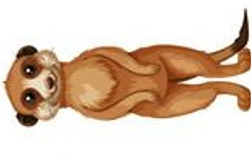
#> input picture HW2/Practical/Practical 2/Meerkat.jpg, 251 x 158 px
$ jupyter execute --allow-errors RANSAC.ipynb
#> lines starting #> are read from the running program, lines starting #| are printed output that depends on the picture
# RANSAC

## import library

[cell 1]
import random
import matplotlib.pyplot as plt

## Generate points

[cell 2]
# Set random seed for reproducibility
random.seed(42)

# Generate fixed set of points
points = []
# Inliers: roughly along the line y = 2x + 1 with some noise
for _ in range(30):
    x = random.uniform(0, 10)
    y = 2 * x + 1 + random.uniform(-1, 1)  # Small noise
    points.append((x, y))
# Outliers: random points
for _ in range(10):
    x = random.uniform(0, 10)
    y = random.uniform(0, 15)
    points.append((x, y))

# Convert to list of (x, y) tuples that won't change
points = [(x, y) for x, y in points]

## distance to line

[cell 3]
def distance_to_line(x0, y0, x1, y1, x2, y2):
    #TODO: Define a function to calculate the perpendicular distance from a point to a line
    # Hint: The line is defined by two points (x1, y1) and (x2, y2), and you need to find the distance to point (x0, y0)
    # Use the formula for the shortest distance from a point to a line; handle the case where the denominator might be zero
    num = abs((y2 - y1) * x0 - (x2 - x1) * y0 + x2 * y1 - y2 * x1)
    denom = ((y2 - y1) ** 2 + (x2 - x1) ** 2) ** (1/2)
    return num / denom if denom != 0 else float('inf')

## fit line

[cell 4]
def fit_line(x1, y1, x2, y2):
    #TODO: Define a function to compute the slope and intercept of a line given two points
    m = (y2 - y1) / (x2 - x1)
    b = y1 - m * x1
    return m, b  # Replace with your implementation; return (slope, intercept)

## ransac line fit

Inputs: points (list of (x, y) tuples), n_iterations (number of tries), threshold (max distance for inliers)

###Steps:
1. Randomly pick two points to define a line
2. Use fit_line to get the slope and intercept
3. Find all points within the threshold distance to the line (inliers)
4. Keep track of the line with the most inliers
5. For each iteration, plot the current line, inliers (blue), and outliers (red) with a pause
6. After all iterations, plot the best line with its inliers and outliers
######Return: best_model (slope, intercept), best_inliers (list of inlier points)

[cell 5]
#TODO: Implement the RANSAC algorithm to fit a line to the points

def ransac_line_fit(points, n_iterations=20, threshold=0.5):
#> called with n_iterations = 20, threshold = 0.5
    best_inliers = []
    best_model = None
    best_num_inliers = 0

    for iteration in range(n_iterations):
        # Step 1: Randomly select two points (hint: use random.sample)
        #TODO: Implement point selection
        pass

        # Step 2: Define the line
        #TODO: Call fit_line with your selected points
        pass

        # Step 3: Find inliers
        inliers = []
        outliers = []
        #TODO: Loop through points, calculate distances, and classify as inliers or outliers
        # Hint: Use distance_to_line; handle vertical lines (infinite slope) separately
        pass

        # Step 4: Update best model if current model has more inliers
        #TODO: Compare number of inliers and update best_model, best_inliers, best_num_inliers
        pass

        # Step 5: Visualize current iteration (provided, but use your variables)
        plt.clf()
        if inliers:
            in_x, in_y = zip(*inliers)
            plt.scatter(in_x, in_y, color='blue', label='Inliers')
        if outliers:
            out_x, out_y = zip(*outliers)
            plt.scatter(out_x, out_y, color='red', label='Outliers')
        # Plot the current line
        if m != float('inf'):
            x_vals = [0, 10]
            y_vals = [m * x + b for x in x_vals]
            plt.plot(x_vals, y_vals, 'g--', label='Current Line')
            eq_str = f"y = {m:.2f}x + {b:.2f}"
        else:
            plt.axvline(x=b, color='g', linestyle='--', label='Current Line')
            eq_str = f"x = {b:.2f}"
        plt.title(f"Iteration {iteration + 1}/{n_iterations}, Inliers: {len(inliers)}, {eq_str}")
        plt.legend()
        plt.xlim(0, 10)
        plt.ylim(0, 15)
        plt.pause(0.5)

    # Final plot with best model (provided, but use your best_model)
    plt.clf()
    in_x, in_y = zip(*best_inliers) if best_inliers else ([], [])
    out_x, out_y = zip(*[p for p in points if p not in best_inliers])
    plt.scatter(in_x, in_y, color='blue', label='Inliers')
    plt.scatter(out_x, out_y, color='red', label='Outliers')
    if best_model[0] != float('inf'):
        x_vals = [0, 10]
        y_vals = [best_model[0] * x + best_model[1] for x in x_vals]
        plt.plot(x_vals, y_vals, 'g--', label='Best Fit Line')
        final_eq = f"y = {best_model[0]:.2f}x + {best_model[1]:.2f}"
    else:
        plt.axvline(x=best_model[1], color='g', linestyle='--', label='Best Fit Line')
        final_eq = f"x = {best_model[1]:.2f}"
    plt.title(f"Final Result, Best Inliers: {best_num_inliers}, {final_eq}")
    plt.legend()
    plt.xlim(0, 10)
    plt.ylim(0, 15)
    plt.show()

    return best_model, best_inliers

## Run RANSAC

#> (a cell that did not finish here is left out)

# RANSAC application

## import library

[cell 7]
import cv2
import numpy as np
import matplotlib.pyplot as plt

## load images

[cell 8]
object_img = cv2.imread('Meerkat.jpg', cv2.IMREAD_GRAYSCALE)  # object
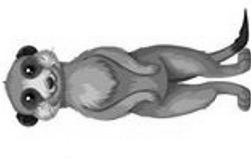
#> object_img: shape (158, 251); min 0, max 255, mean 202.9
scene_img = cv2.imread('animals.jpg', cv2.IMREAD_GRAYSCALE)   # Scene image with objects
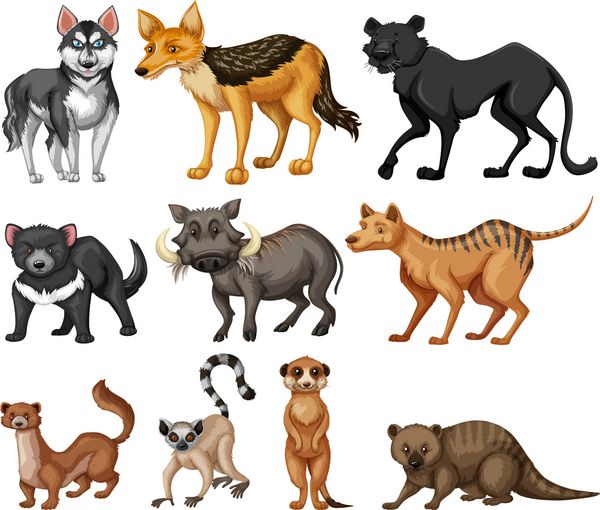
#> input picture HW2/Practical/Practical 2/animals.jpg, 600 x 510 px
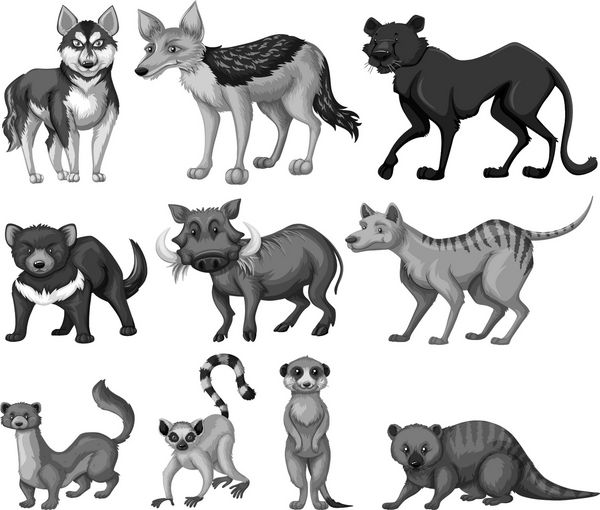
#> scene_img: shape (510, 600); min 0, max 255, mean 196.2

if object_img is None or scene_img is None:
    raise Exception("Images not found. Please provide 'Meerkat.jpg' and 'animals.jpg'.")
